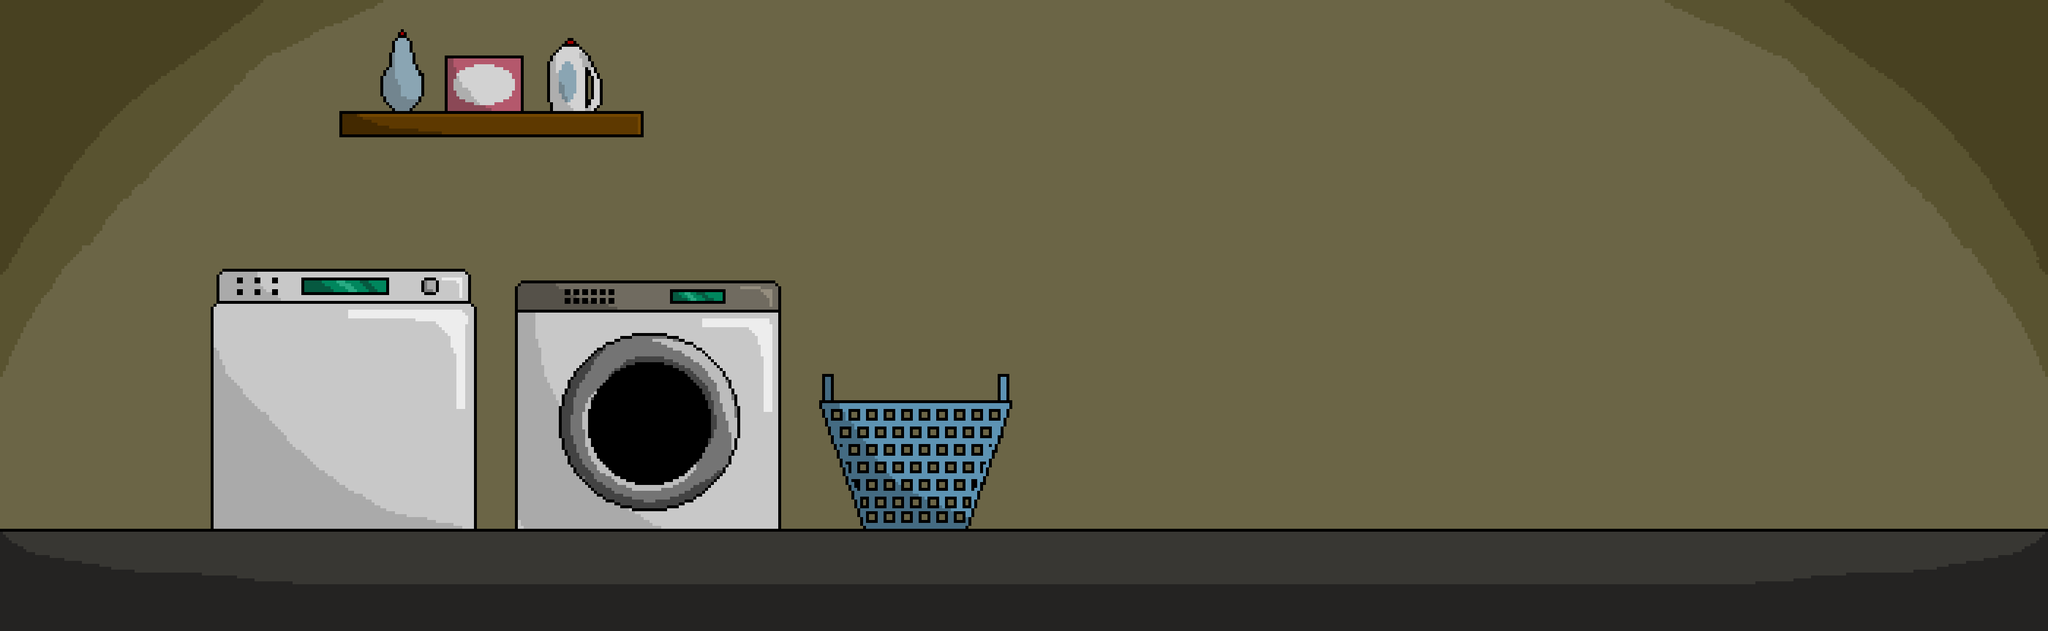

A level layout from a 2D game, rendered from its tile map. Below: a short description, then the map file with tile-grid data replaced by summaries:
An orthogonal 25x30 tile map with 140x36 px tiles, 1 tile layer (Camada de Tiles 1).

<map version="1.4" tiledversion="1.4.3" orientation="orthogonal" renderorder="right-down" width="25" height="30" tilewidth="140" tileheight="36" infinite="0" nextlayerid="2" nextobjectid="1">
 <tileset firstgid="1" source="lavanderia fundo.tsx" />
 <layer id="1" name="Camada de Tiles 1" width="25" height="30">
  <data>[750 cells, 750 non-empty, 750 distinct tile ids]</data>
 </layer>
</map>
